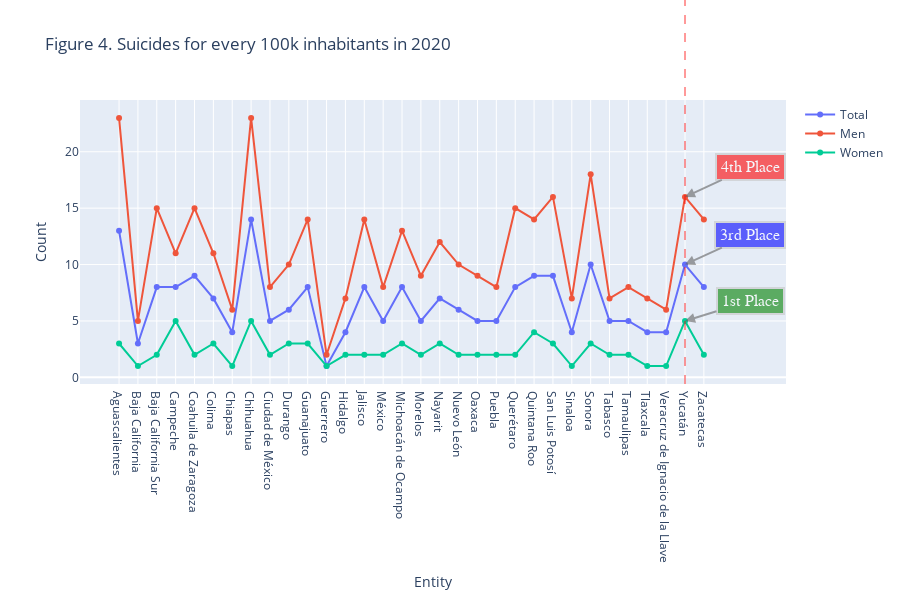

Write notebook code for a chart like this one.
### Code cell
fig = go.Figure()

traces = ['Tasa_2020','Tasa_H_2020','Tasa_M_2020']
names = ['Total', 'Hombres', 'Mujeres']
names_en = ['Total','Men','Women']

for trace,name,name_en in zip(traces,names,names_en):
    fig.add_trace(go.Scatter(x=df.Entidad, y=df[trace],
                            textposition='top center',
                            mode='lines+markers',
                            name=name_en,
                            #hovertemplate=
                            #'<b>Year</b>: %{x}<br>',
                            ))

fig.update_layout(title='Figure 4. Suicides for every 100k inhabitants in 2020',
                   xaxis_title='Entity',
                   yaxis_title='Count',
                   height=600)

fig.add_annotation(
        x='Yucatán',
        y=16,
        xref="x",
        yref="y",
        text="4th Place",
        showarrow=True,
        font=dict(
            family="Courier New, monospace",
            size=16,
            color="#ffffff"
            ),
        align="center",
        arrowhead=2,
        arrowsize=1,
        arrowwidth=2,
        arrowcolor="#636363",
        ax=65,
        ay=-30,
        bordercolor="#c7c7c7",
        borderwidth=2,
        borderpad=4,
        bgcolor="Red",
        opacity=0.6
        )

fig.add_annotation(
        x='Yucatán',
        y=10,
        xref="x",
        yref="y",
        text="3rd Place",
        showarrow=True,
        font=dict(
            family="Courier New, monospace",
            size=16,
            color="#ffffff"
            ),
        align="center",
        arrowhead=2,
        arrowsize=1,
        arrowwidth=2,
        arrowcolor="#636363",
        ax=65,
        ay=-30,
        bordercolor="#c7c7c7",
        borderwidth=2,
        borderpad=4,
        bgcolor="Blue",
        opacity=0.6
        )

fig.add_annotation(
        x='Yucatán',
        y=5,
        xref="x",
        yref="y",
        text="1st Place",
        showarrow=True,
        font=dict(
            family="Courier New, monospace",
            size=16,
            color="#ffffff"
            ),
        align="center",
        arrowhead=2,
        arrowsize=1,
        arrowwidth=2,
        arrowcolor="#636363",
        ax=65,
        ay=-20,
        bordercolor="#c7c7c7",
        borderwidth=2,
        borderpad=4,
        bgcolor="Green",
        opacity=0.6
        )

fig.add_vline(x='Yucatán', line_width=0.8, line_dash="dash", line_color="red", y1=24.5)
#print(fig.data[0].hovertemplate)
#pio.write_html(fig, file='suicidios_100k_entity.html', include_plotlyjs='cdn', full_html=False)
fig.show()

### Figure 1 — Plotly figure (JSON) as saved in the notebook; plotly's stock layout.template omitted (floating-point values rounded to 4 significant figures)
{"data": [{"mode": "lines+markers", "name": "Total", "textposition": "top center", "type": "scatter", "x": ["Aguascalientes", "Baja California", "Baja California Sur", "Campeche", "Coahuila de Zaragoza", "Colima", "Chiapas", "Chihuahua", "Ciudad de México", "Durango", "Guanajuato", "Guerrero", "Hidalgo", "Jalisco", "México", "Michoacán de Ocampo", "Morelos", "Nayarit", "Nuevo León", "Oaxaca", "Puebla", "Querétaro", "Quintana Roo", "San Luis Potosí", "Sinaloa", "Sonora", "Tabasco", "Tamaulipas", "Tlaxcala", "Veracruz de Ignacio de la Llave", "Yucatán", "Zacatecas"], "y": [13, 3, 8, 8, 9, 7, 4, 14, 5, 6, 8, 1, 4, 8, 5, 8, 5, 7, 6, 5, 5, 8, 9, 9, 4, 10, 5, 5, 4, 4, 10, 8]}, {"mode": "lines+markers", "name": "Men", "textposition": "top center", "type": "scatter", "x": ["Aguascalientes", "Baja California", "Baja California Sur", "Campeche", "Coahuila de Zaragoza", "Colima", "Chiapas", "Chihuahua", "Ciudad de México", "Durango", "Guanajuato", "Guerrero", "Hidalgo", "Jalisco", "México", "Michoacán de Ocampo", "Morelos", "Nayarit", "Nuevo León", "Oaxaca", "Puebla", "Querétaro", "Quintana Roo", "San Luis Potosí", "Sinaloa", "Sonora", "Tabasco", "Tamaulipas", "Tlaxcala", "Veracruz de Ignacio de la Llave", "Yucatán", "Zacatecas"], "y": [23, 5, 15, 11, 15, 11, 6, 23, 8, 10, 14, 2, 7, 14, 8, 13, 9, 12, 10, 9, 8, 15, 14, 16, 7, 18, 7, 8, 7, 6, 16, 14]}, {"mode": "lines+markers", "name": "Women", "textposition": "top center", "type": "scatter", "x": ["Aguascalientes", "Baja California", "Baja California Sur", "Campeche", "Coahuila de Zaragoza", "Colima", "Chiapas", "Chihuahua", "Ciudad de México", "Durango", "Guanajuato", "Guerrero", "Hidalgo", "Jalisco", "México", "Michoacán de Ocampo", "Morelos", "Nayarit", "Nuevo León", "Oaxaca", "Puebla", "Querétaro", "Quintana Roo", "San Luis Potosí", "Sinaloa", "Sonora", "Tabasco", "Tamaulipas", "Tlaxcala", "Veracruz de Ignacio de la Llave", "Yucatán", "Zacatecas"], "y": [3, 1, 2, 5, 2, 3, 1, 5, 2, 3, 3, 1, 2, 2, 2, 3, 2, 3, 2, 2, 2, 2, 4, 3, 1, 3, 2, 2, 1, 1, 5, 2]}], "layout": {"annotations": [{"align": "center", "arrowcolor": "#636363", "arrowhead": 2, "arrowsize": 1, "arrowwidth": 2, "ax": 65, "ay": -30, "bgcolor": "Red", "bordercolor": "#c7c7c7", "borderpad": 4, "borderwidth": 2, "font": {"color": "#ffffff", "family": "Courier New, monospace", "size": 16}, "opacity": 0.6, "showarrow": true, "text": "4th Place", "x": "Yucatán", "xref": "x", "y": 16, "yref": "y"}, {"align": "center", "arrowcolor": "#636363", "arrowhead": 2, "arrowsize": 1, "arrowwidth": 2, "ax": 65, "ay": -30, "bgcolor": "Blue", "bordercolor": "#c7c7c7", "borderpad": 4, "borderwidth": 2, "font": {"color": "#ffffff", "family": "Courier New, monospace", "size": 16}, "opacity": 0.6, "showarrow": true, "text": "3rd Place", "x": "Yucatán", "xref": "x", "y": 10, "yref": "y"}, {"align": "center", "arrowcolor": "#636363", "arrowhead": 2, "arrowsize": 1, "arrowwidth": 2, "ax": 65, "ay": -20, "bgcolor": "Green", "bordercolor": "#c7c7c7", "borderpad": 4, "borderwidth": 2, "font": {"color": "#ffffff", "family": "Courier New, monospace", "size": 16}, "opacity": 0.6, "showarrow": true, "text": "1st Place", "x": "Yucatán", "xref": "x", "y": 5, "yref": "y"}], "height": 600, "shapes": [{"line": {"color": "red", "dash": "dash", "width": 0.8}, "type": "line", "x0": "Yucatán", "x1": "Yucatán", "xref": "x", "y0": 0, "y1": 24.5, "yref": "y domain"}], "title": {"text": "Figure 4. Suicides for every 100k inhabitants in 2020"}, "xaxis": {"title": {"text": "Entity"}}, "yaxis": {"title": {"text": "Count"}}}}
